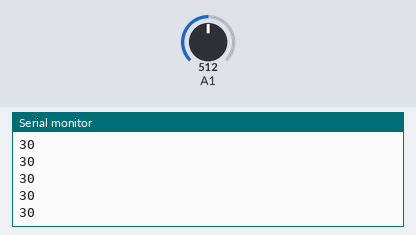
The sketch below on a simulated Arduino Uno, built with avr-gcc and run on an emulated ATmega328P. Parts: the last lines printed to the serial monitor. The test bench sets the inputs (shaded band); at power-on: A1 = 512.

Above: at 1.2 s.
1.3 s: A1 set to 610
At 2.1 s:
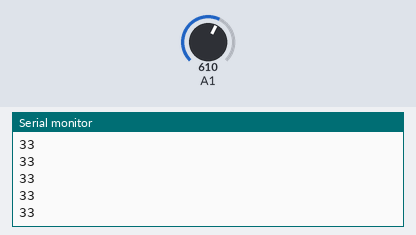
2.8 s: A1 set to 511
At 3.7 s:
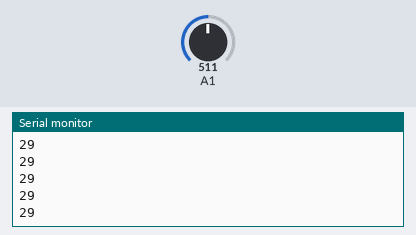
Timing chart, 0 to 5.8 s (numbered marks = the images above; inputs shaded):
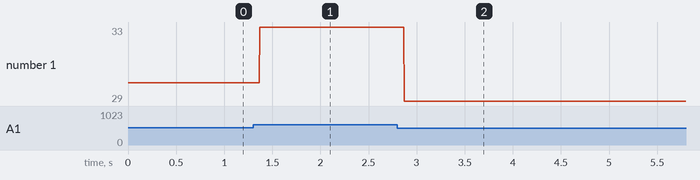

Measured:
- after the input at 1.3 s, the serial monitor: prints a new line after 0.07 s (image 1)
- after the input at 2.8 s, the serial monitor: prints a new line after 0.07 s (image 2)
- plotted number 1: 30 → 33 after the input at 1.3 s, 33 → 29 after the input at 2.8 s

The sketch:

Servomotores_V1.ino
```cpp
#include <Adafruit_PWMServoDriver.h>

#define SERVOMIN  150
#define SERVOMAX  600

Adafruit_PWMServoDriver pwm = Adafruit_PWMServoDriver();

 int A_0,A_1;

void setup()
{

    Serial.begin(9600);
    pwm.begin();
    pwm.setPWMFreq(50); //FRECUENCIA DE SERVO MH995=20MS
    yield();

}

void loop() {

  Servo_control_2(150, 600, 150, 550, "A1");
  Servo_control_2(600, 150, 550, 150, "A1");

 /* int Speed;
        A_0 = analogRead(A0);
        A_1 = analogRead(A1);// realizar la lectura analógica raw

        Speed = map(A_1, 0, 1023, 10, 50);
        Serial.println(Speed);


      for(uint16_t Pos=SERVOMAX; Pos>SERVOMIN; Pos=Pos - Speed){
          pwm.setPWM(1, 0, Pos);
          uint16_t Pos2 = map(Pos, SERVOMAX, SERVOMIN, SERVOMIN, SERVOMAX);
          pwm.setPWM(2, 0, Pos2);

          delay(20);

          A_1 = analogRead(A1);// realizar la lectura analógica raw
          Speed = map(A_1, 0, 1023, 10, 50);
          Serial.println(Speed);

       while(Speed <= 11){
            pwm.setPWM(1, 0, Pos);
            pwm.setPWM(2, 0, Pos2);
            delay(20);

            A_1 = analogRead(A1);// realizar la lectura analógica raw
            Speed = map(A_1, 0, 1023, 10, 50);
            Serial.println(Speed);
          }
         }

     for(uint16_t Pos=SERVOMIN; Pos<SERVOMAX; Pos=Pos + Speed){
          pwm.setPWM(1, 0, Pos);
          uint16_t Pos2 = map(Pos, SERVOMIN, SERVOMAX, SERVOMAX, SERVOMIN);
          pwm.setPWM(2, 0, Pos2);

          delay(20);

          A_1 = analogRead(A1);// realizar la lectura analógica raw
          Speed = map(A_1, 0, 1023, 10, 50);
          Serial.println(Speed);

          while (Speed <= 11){
            pwm.setPWM(1, 0, Pos);
            pwm.setPWM(2, 0, Pos2);
            delay(20);

            A_1 = analogRead(A1);// realizar la lectura analógica raw
            Speed = map(A_1, 0, 1023, 10, 50);
            Serial.println(Speed);
          }

         }*/
}

/////////////////////////////////////////////funciones////////////////////////////////////////////////

void Servo_control_2(uint16_t pi1, uint16_t pf1, uint16_t pi2,uint16_t pf2, unsigned char analog[3]) {

  uint16_t pos1, pos2;
  uint16_t val = analogRead(analog);
  uint8_t Speed = map(val, 0, 1023, 10, 50);
  Serial.println(Speed);

//      if (Speed <= 11){
//              pwm.setPWM(1, 0, pos1);
//              pwm.setPWM(2, 0, pos2);
//              delay(20);
//      }

  if (pi1<pf1 && abs(pf1-pi1)>=abs(pf2-pi2)){//--------------------------------------arriba-mayor1

      for(pos1=pi1; pos1>pf1; pos1=pos1 + Speed){
              pwm.setPWM(1, 0, pos1);
              pos2 = map(pos1, pi1, pf1, pi2, pf2);
              pwm.setPWM(2, 0, pos2);
              delay(20);

              val = analogRead(analog);// realizar la lectura analógica raw
              Speed = map(val, 0, 1023, 10, 50);
              Serial.println(Speed);
       }
  }

  else if (pi2<pf2 && abs(pf1-pi1)<=abs(pf2-pi2)){//----------------------------------------arriba-mayor2

      for(pos2=pi2; pos2>pf2; pos2=pos2 + Speed){
              pwm.setPWM(2, 0, pos2);
              pos1 = map(pos2, pi2, pf2, pi1, pf1);
              pwm.setPWM(1, 0, pos1);
              delay(20);

              val = analogRead(analog);// realizar la lectura analógica raw
              Speed = map(val, 0, 1023, 10, 50);
              Serial.println(Speed);
       }
  }

  else if (pi1>pf1 && abs(pf1-pi1)>=abs(pf2-pi2)){//-----------------------------------------abajo-mayor1

        for(pos1=pi1; pos1<pf1; pos1=pos1 - Speed){
                pwm.setPWM(1, 0, pos1);
                pos2 = map(pos1, pi1, pf1, pi2, pf2);
                pwm.setPWM(2, 0, pos2);
                delay(20);

                val = analogRead(analog);// realizar la lectura analógica raw
                Speed = map(val, 0, 1023, 10, 50);
                Serial.println(Speed);
          }
   }


  else if (pi2>pf2 && abs(pf1-pi1)<=abs(pf2-pi2)){//------------------------------------------abajo-mayor2

      for(pos2=pi2; pos2<pf2; pos2=pos2 - Speed){
              pwm.setPWM(2, 0, pos2);
              pos1 = map(pos2, pi2, pf2, pi1, pf1);
              pwm.setPWM(1, 0, pos1);
              delay(20);

              val = analogRead(analog);// realizar la lectura analógica raw
              Speed = map(val, 0, 1023, 10, 50);
              Serial.println(Speed);

       }
  }
}
```
